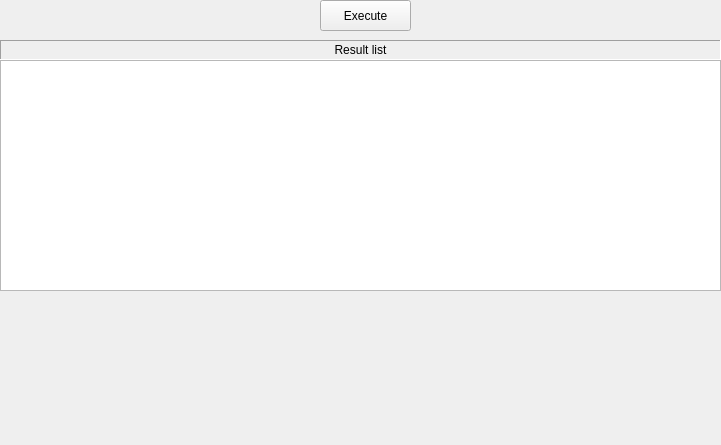
     <widget class="QWidget" name="page_9">
      <property name="geometry">
       <rect>
        <x>0</x>
        <y>0</y>
        <width>721</width>
        <height>445</height>
       </rect>
      </property>
      <attribute name="label">
       <string>SelectNext</string>
      </attribute>
      <widget class="QPushButton" name="pushButtonExecuteSelectNextXML">
       <property name="geometry">
        <rect>
         <x>320</x>
         <y>0</y>
         <width>91</width>
         <height>31</height>
        </rect>
       </property>
       <property name="text">
        <string>Execute</string>
       </property>
      </widget>
      <widget class="QLabel" name="label_25">
       <property name="geometry">
        <rect>
         <x>0</x>
         <y>40</y>
         <width>721</width>
         <height>20</height>
        </rect>
       </property>
       <property name="frameShape">
        <enum>QFrame::Panel</enum>
       </property>
       <property name="frameShadow">
        <enum>QFrame::Sunken</enum>
       </property>
       <property name="text">
        <string>Result list</string>
       </property>
       <property name="alignment">
        <set>Qt::AlignCenter</set>
       </property>
      </widget>
      <widget class="QTextEdit" name="textEditSelectNextXMLResultStr">
       <property name="geometry">
        <rect>
         <x>0</x>
         <y>60</y>
         <width>721</width>
         <height>231</height>
        </rect>
       </property>
      </widget>
     </widget>
